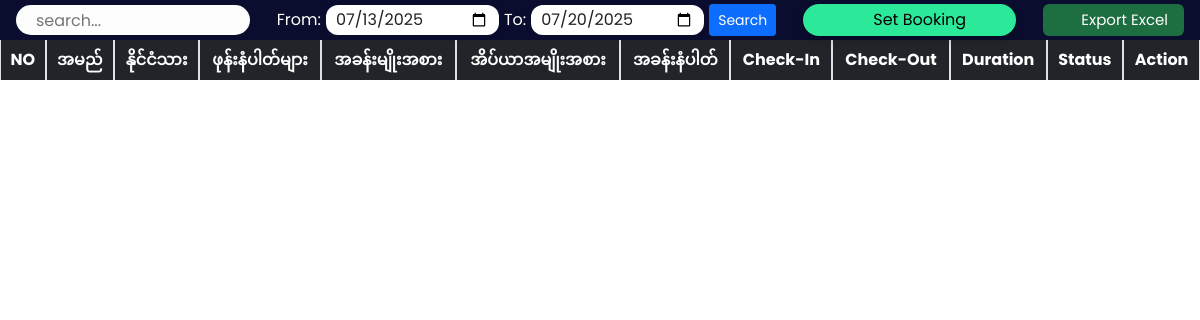
Page /admin/roombook.php on the earlier database version.
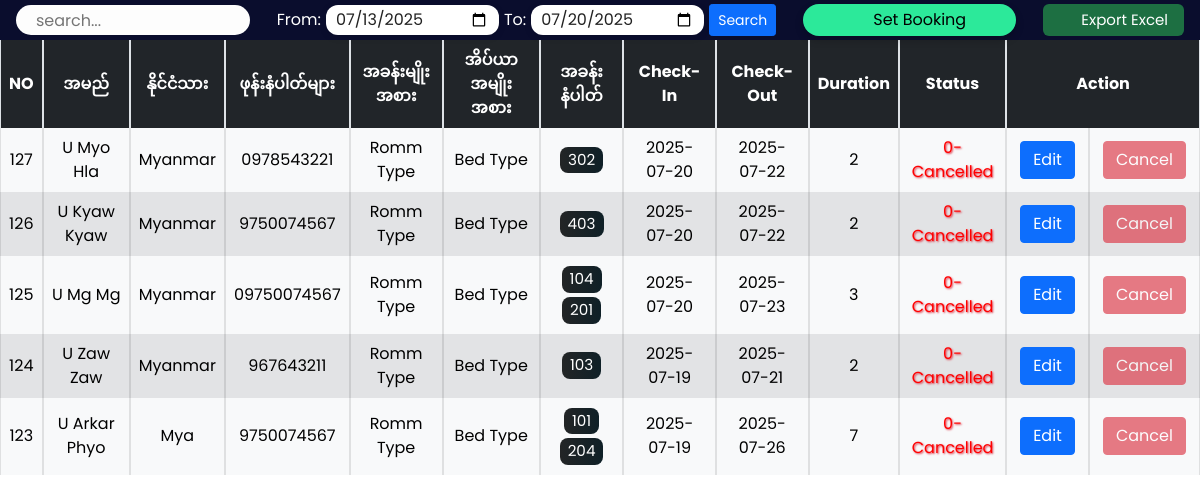
Same page on the later database version.
### tables this page shows
CREATE TABLE `roombook` (
  `id` int(10) NOT NULL,
  `Name` varchar(50) NOT NULL,
  `National` varchar(50) NOT NULL,
  `Phone` varchar(30) NOT NULL,
  `RoomNos` longtext NOT NULL CHECK (json_valid(`RoomNos`)),
  `RoomType` varchar(30) NOT NULL,
  `Bed` varchar(30) NOT NULL,
  `NoofRoom` varchar(30) NOT NULL,
  `Breakfast` tinyint(1) NOT NULL DEFAULT 0,
  `cin` date NOT NULL,
  `cout` date NOT NULL,
  `nodays` int(50) NOT NULL,
  `stat` int(3) NOT NULL
);

### admin/roombook.php (the view, shortened to what this page needs)
<?php
include '../config.php';
?>
<!DOCTYPE html>
<html lang="en">
<head>
    <link href="../dist/bootstrap/css/bootstrap.min.css" rel="stylesheet">
    <link rel="stylesheet" href="../assets/font-awesome/css/all.css" />
    <link rel="stylesheet" href="./css/roombook.css">
</head>
<body>
    <?php include "./models/editbooking-model.php"; ?>
    <div class="searchsection d-flex justify-content-between align-items-center px-3 py-1" style="height:40px; min-height: 40px; margin:0;">
        <input type="text" name="search_bar" id="search_bar" placeholder="search..." onkeyup="searchFun()" style="height:30px;">
        <form class="d-flex align-items-center" method="get" action="" style="gap: 5px;">
            <label for="from_date" class="mb-0" style="color: #fff;">From:</label>
            <input
                type="date"
                id="from_date"
                name="from_date"
                value="<?php echo isset($_GET['from_date']) ? htmlspecialchars($_GET['from_date']) : htmlspecialchars((date('Y-m-d', strtotime('-7 days')))); ?>"
                style="
                    height:30px;
                    border-radius: 12px;
                    border: none;
                    background: #FFFFFF;
                    backdrop-filter: blur(6px);
                    -webkit-backdrop-filter: blur(6px);
                    box-shadow: 0 2px 8px rgba(0,0,0,0.08);
                    color: #222;
                    padding: 0 10px;
                "
            >
            <label for="to_date" class="mb-0"  style="color: #fff;">To:</label>
            <input type="date" id="to_date" name="to_date" value="<?php echo isset($_GET['to_date']) ? htmlspecialchars($_GET['to_date']) :  htmlspecialchars(date('Y-m-d')); ?>" style="
                    height:30px;
                    border-radius: 12px;
                    border: none;
                    background: #FFFFFF;
                    backdrop-filter: blur(6px);
                    -webkit-backdrop-filter: blur(6px);
                    box-shadow: 0 2px 8px rgba(0,0,0,0.08);
                    color: #222;
                    padding: 0 10px;
                ">
            <button type="submit" class="btn btn-primary btn-sm" style="height:32px;">Search</button>
        </form>
        <?php
        $roombooktablesql = "SELECT * FROM roombook";
        $where = [];
        if (!empty($_GET['from_date'])) {
            $from = mysqli_real_escape_string($conn, $_GET['from_date']);
            $where[] = "cin >= '$from'";
        }else{
            $from = mysqli_real_escape_string($conn, date('Y-m-d', strtotime('-7 days')));
            $where[] = "cin >= '$from'";
        }
        if (!empty($_GET['to_date'])) {
            $to = mysqli_real_escape_string($conn, $_GET['to_date']);
            $where[] = "cin <= '$to'";
        }else{
            $to = mysqli_real_escape_string($conn, date('Y-m-d'));
            $where[] = "cin <= '$to'";
        }
        if ($where) {
            $roombooktablesql .= " WHERE " . implode(" AND ", $where);
        }
        $roombooktablesql .= " ORDER BY id DESC";
        $roombookresult = mysqli_query($conn, $roombooktablesql);
        ?>
        <button class="adduser" id="adduser" onclick="openmodel(setbookingmodel)" style="height:32px;"><i class="fa-solid fa-tickets-perforated"></i> Set Booking </button>
        <form action="./exportdata.php" method="post" class="mb-0">
            <button class="excel-btn" id="excel-btn" name="exportexcel" type="submit" style="height:32px;"><i class="fa-solid fa-file-excel white-icon"></i> Export Excel</button>
        </form>
    </div>
    <div class="roombooktable" class="table-responsive-xl">
        <table class="table table-bordered table-hover" id="table-data" style="border-collapse: separate; border-spacing: 0;">
            <thead class="bg-dark text-white" style="position: sticky; top: 40px; z-index: 99;">
            <tr class="text-center align-middle">
                <th scope="col" >NO</th>
                <th scope="col">အမည်</th>
                <th scope="col">နိုင်ငံသား</th>
                <th scope="col">ဖုန်းနံပါတ်များ</th>
                <th scope="col">အခန်းမျိုးအစား</th>
                <th scope="col">အိပ်ယာအမျိုးအစား</th>
                <th scope="col">အခန်းနံပါတ် </th>
                <th scope="col">Check-In</th>
                <th scope="col">Check-Out</th>
                <th scope="col">Duration</th>
                <th scope="col">Status</th>
                <th scope="col" colspan ="2" class="action">Action</th>
            </tr>
            </thead>
            <tbody>
            <?php
            $rowIndex = 0;
            while ($res = mysqli_fetch_array($roombookresult)) {
                $rowClass = ($rowIndex % 2 == 0) ? 'table-light' : 'table-secondary';
            ?>
            <tr class="text-center align-middle <?php echo $rowClass; ?>">
                <td><?php echo $res['id'] ?></td>
                <td><?php echo $res['Name'] ?></td>
                <td><?php echo $res['National'] ?></td>
                <td><?php echo $res['Phone'] ?></td>
                <td><?php echo $res['RoomType'] ?></td>
                <td><?php echo $res['Bed'] ?></td>
                <td>
                    <?php
                        $roomNos = $res['RoomNos'];
                        $roomNosArr = json_decode($roomNos, true);
                        if (is_array($roomNosArr)) {
                            foreach ($roomNosArr as $roomNo) {
                                echo "<span style='background: linear-gradient(90deg, #232526, #0f2027); color: #fff; border-radius: 8px; padding: 2px 8px; margin: 2px; display: inline-block; font-size: 0.95em;'>" . htmlspecialchars($roomNo) . "</span> ";
                            }
                        } else {
                            echo "<span>".htmlspecialchars($roomNos)."</span>";
                        }
                    ?>
                </td>
                <td><?php echo $res['cin'] ?></td>
                <td><?php echo $res['cout'] ?></td>
                <td><?php echo $res['nodays'] ?></td>
                <td><?php
                    if($res['stat'] == "2")
                    {
                        $id = $res['id'];
                        $badgeCount = 0;
                        $badgeSql = "SELECT COUNT(*) as cnt FROM checkn_info WHERE booking_id = $id";
                        $badgeResult = mysqli_query($conn, $badgeSql);
                        if ($badgeResult && $row = mysqli_fetch_assoc($badgeResult)) {
                            $badgeCount = (int)$row['cnt'];
                        }
                        $badgeHtml = "<span class='badge bg-warning text-dark position-absolute top-0 start-100 translate-middle rounded-pill' style='font-size:0.75em;'>!</span>";
                        if ($badgeCount > 0) {
                            $badgeHtml = "<span class='badge bg-danger text-white position-absolute top-0 start-100 translate-middle rounded-pill' style='font-size:0.75em;'>$badgeCount</span>";
                        }
                        echo "<button class='btn btn-success position-relative' onclick='setupInfoBtn(".$res['id'].")'>Setup Info $badgeHtml</button>";
                    }else if($res['stat'] == "0")
                    {
                          echo "<span style='color: red; text-shadow: 1px 1px 2px #dc3545;'>".$res['stat']."-Cancelled</span>";
                    }
                ?></td>
                <td class="action">
                    <button type="button" class="btn btn-primary" onclick="editOpenmodelArg(editbookingmodel, <?php echo $res['id']; ?>)">Edit</button>
                </td>
                <td class="action">
                    <?php
                        if ($res['stat'] == "0") {
                            echo "<button class='btn btn-danger' disabled>Cancel</button>";
                        } else {
                            echo "<button class='btn btn-danger' onclick=cancelBookingBtn(".$res['id'].")>Cancel</button>";
                        }
                    ?>
                </td>
            </tr>
            <?php
                $rowIndex++;
            }
            ?>
            </tbody>
        </table>
    </div>
</body>
</html>

### admin/css/roombook.css (style rules this page uses)
:root { --bg-text-shadow: 0 2px 4px rgb(13 0 77 / 8%), 0 3px 6px rgb(13 0 77 / 8%), 0 8px 16px rgb(13 0 77 / 8%); --bg-box-shadow: 0px 0px 20px 6px rgba(26, 30, 164, 0.31); }
body { background-color: #ffff; }
* { margin: 0; padding: 0; font-family: 'Poppins', sans-serif; }
i { font-size: 20px; }
.white-icon { color: white; }
.searchsection { height: 80px; width: 100%; display: flex; justify-content: space-evenly; align-items: center; background-color: #0a0d2d; position: fixed; z-index: 500; }
#search_bar { height: 40px; width: 20%; border: none; background-color: rgb(253, 253, 253); padding-left: 20px; border-radius: 30px; }
#adduser { height: 40px; box-shadow: 0 4px 8px rgba(0, 0, 0, 0.2); background-color: rgb(44, 233, 154); border: none; border-radius: 30px; padding: 0 50px; }
.excel-btn { background-color: #1d6f42; color: white; border: none; padding: 10px 16px; font-size: 15px; border-radius: 6px; cursor: pointer; display: inline-flex; align-items: center; gap: 8px; }
.excel-btn i { font-size: 18px; }
.roombooktable { position: absolute; color: #0a0d2d; margin-top: 40px; width: 100%; height: 100vh; padding-bottom: 900px; }
.roombooktable thead { background-color: #0a0d2d; color: white; text-align: center; }
.roombooktable tbody { text-align: center; }
.action button { display: flex; flex-wrap: wrap; margin: 5px; }

Differences in the rows shown:
added roombook: id "127", Name "U Myo Hla", National "Myanmar", Phone "0978543221", RoomType "Romm Type", Bed "Bed Type", RoomNos "302", cin "2025-07-20", cout "2025-07-22", nodays "2", stat "0", shows "Cancel"
added roombook: id "126", Name "U Kyaw Kyaw", National "Myanmar", Phone "9750074567", RoomType "Romm Type", Bed "Bed Type", RoomNos "403", cin "2025-07-20", cout "2025-07-22", nodays "2", stat "0", shows "Cancel"
added roombook: id "125", Name "U Mg Mg", National "Myanmar", Phone "09750074567", RoomType "Romm Type", Bed "Bed Type", RoomNos "104", RoomNos "201", cin "2025-07-20", cout "2025-07-23", nodays "3", stat "0", shows "Cancel"
added roombook: id "124", Name "U Zaw Zaw", National "Myanmar", Phone "967643211", RoomType "Romm Type", Bed "Bed Type", RoomNos "103", cin "2025-07-19", cout "2025-07-21", nodays "2", stat "0", shows "Cancel"
added roombook: id "123", Name "U Arkar Phyo", National "Mya", Phone "9750074567", RoomType "Romm Type", Bed "Bed Type", RoomNos "101", RoomNos "204", cin "2025-07-19", cout "2025-07-26", nodays "7", stat "0", shows "Cancel"
